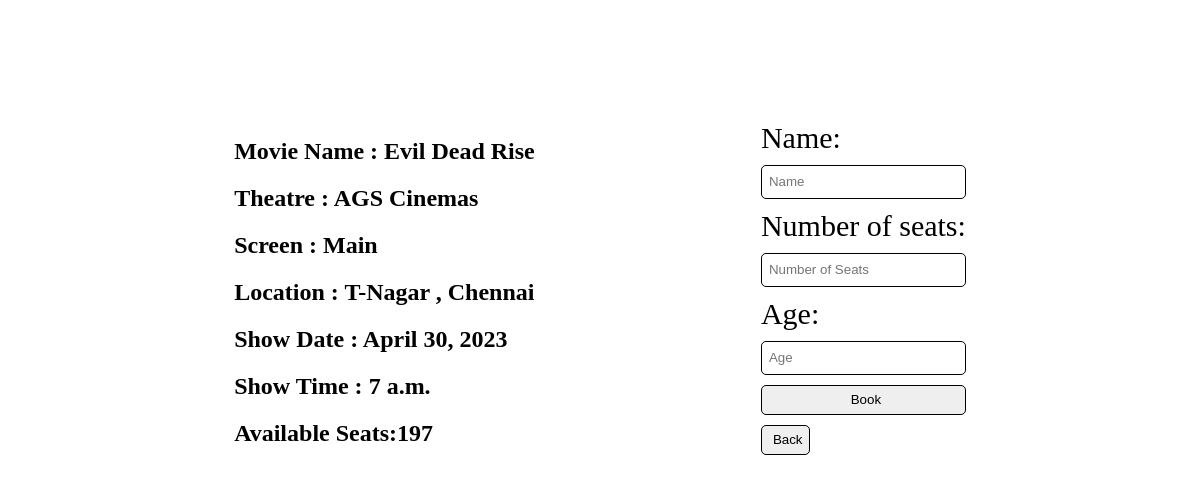
The page /book/1/ on the database as committed earlier.
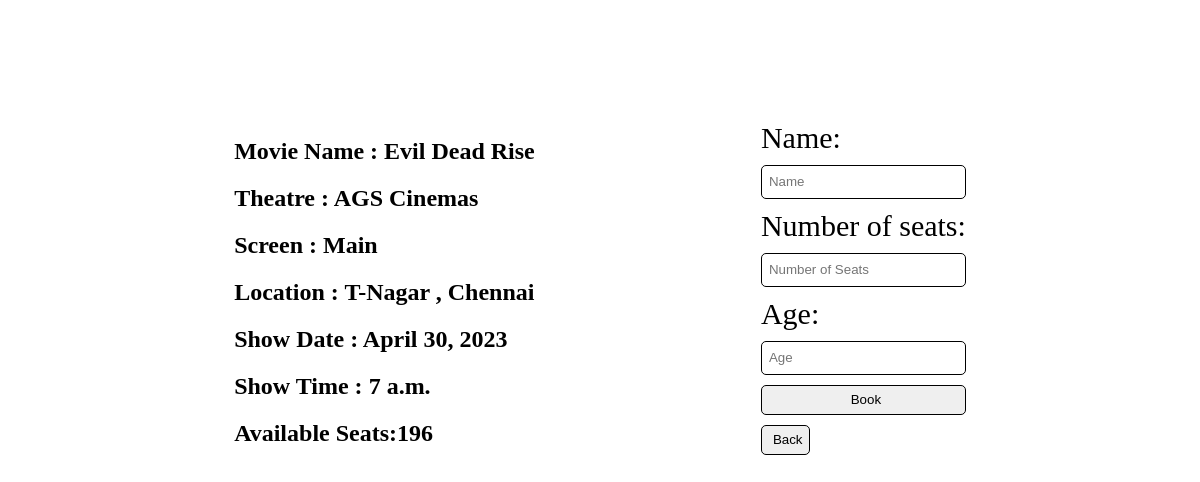
The same page on the database as committed later.
### tickets/models.py (models this page shows)
class shows(models.Model):
    screen = models.ForeignKey(screen,on_delete=models.CASCADE)
    theatre = models.ForeignKey(theatre ,on_delete= models.CASCADE)
    movies = models.ForeignKey(movies , on_delete= models.CASCADE)
    show_time = models.TimeField()
    show_date = models.DateField()
    no_of_free_seats = models.IntegerField()
    price=models.IntegerField(default=150)

class movies(models.Model):
    movies=models.BigAutoField(primary_key=True)
    name=models.CharField(max_length=50)
    image=models.ImageField(upload_to='pics',default="default.png")
    date=models.DateField()
    duration=models.CharField(max_length=50)
    type=models.CharField(max_length=50)
    language=models.CharField(max_length=50)
    rating=models.CharField(max_length=50)
    cast=models.TextField(max_length=100)
    trailer=models.CharField(max_length=100)
    price=models.IntegerField(default=0)

class theatre(models.Model):
    theatre = models.BigAutoField(primary_key=True)
    name=models.CharField(max_length=50)
    location=models.CharField(max_length=50)
    number_of_screens=models.IntegerField()

class screen(models.Model):
    name=models.CharField(max_length=50,default='main')
    theatre = models.ForeignKey(theatre,on_delete=models.CASCADE)
    type = models.CharField(max_length=50)
    no_of_total_seats = models.IntegerField()

### tickets/views.py (the view, shortened to what this page needs)
# urls.py: path("book/<int:id>/",views.book,name="book"),
def book(request,id):
    show=shows.objects.get(id=id)
    print(show.movies.name)
    return render(request,'book.html',{'show':show})

### templates/book.html (shortened to what this page needs)
<!DOCTYPE html>
<html lang="en">
<head>
</head>
<body>
    <div class="main_container">
        <div class="details">
    <h2>Movie Name : {{show.movies.name}}</h2>
    <h2>Theatre : {{show.theatre.name}}</h2>
    <h2 style="text-transform: capitalize;">Screen : {{show.screen.name}}</h2>
    <h2>Location : {{show.theatre.location}}</h2>
    <h2>Show Date : {{show.show_date}}</h2>
    <h2>Show Time : {{show.show_time}}</h2>
    <h2>Available Seats:{{show.no_of_free_seats}}</h2>
    </div>
    <div class="forms">
    <form action="" method="post" class="forms_forms">
        <label for="Name">Name:</label>
        <input type="text" placeholder="Name" name="Name" id="Name">
        <label for="NoOfSeats">Number of seats:</label>
        <input type="number" placeholder="Number of Seats" name="NoOfSeats" id="NoOfSeats">
        <label for="Age">Age:</label>
        <input type="number" placeholder="Age" id="Age" name="Age">
        <button type="submit">Book</button>
    </form>
    <a href="http://127.0.0.1:8000/prebooking/{{show.movies.movies}}/" ><button>Back</button></a>
    </div>
    </div>
</body>
</html>

Rows that differ between the two databases and show on the page:
changed shows "Evil Dead Rise": no_of_free_seats "197" → "196"
